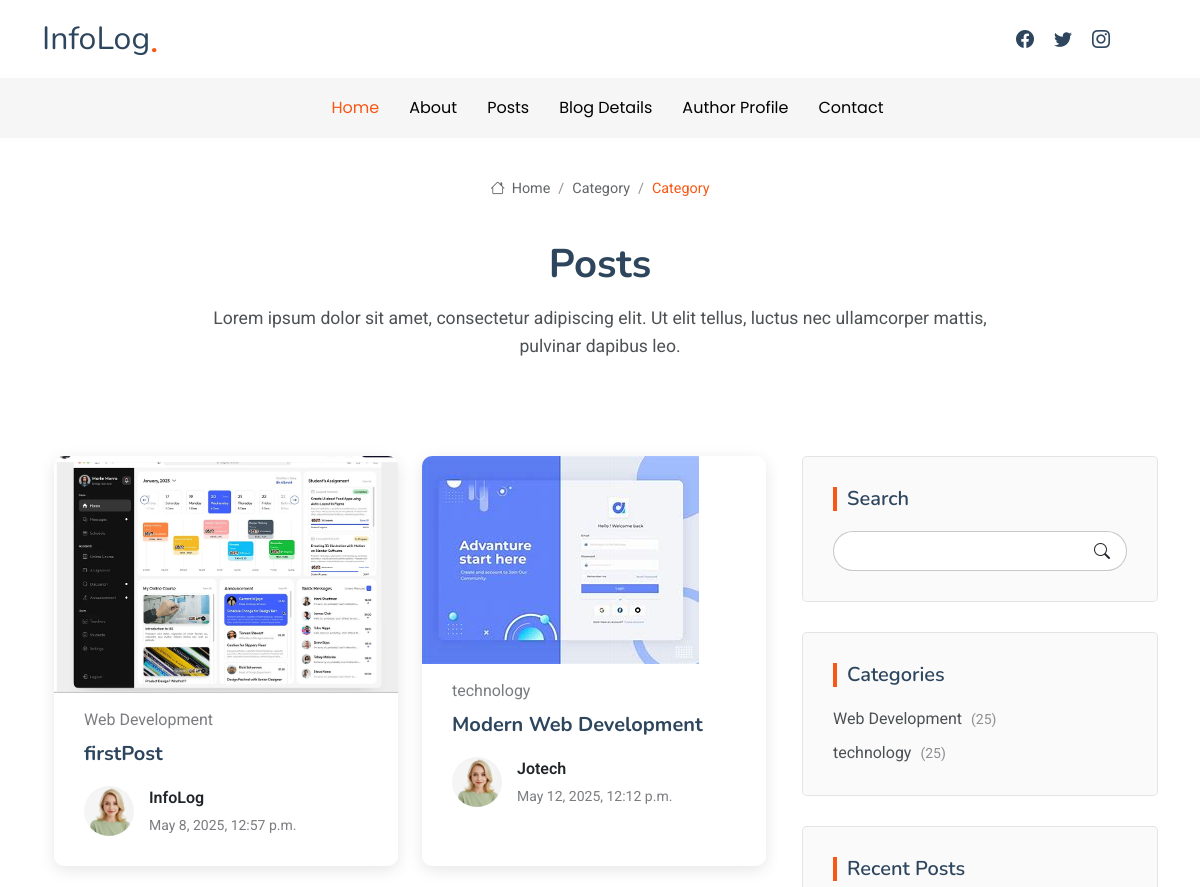
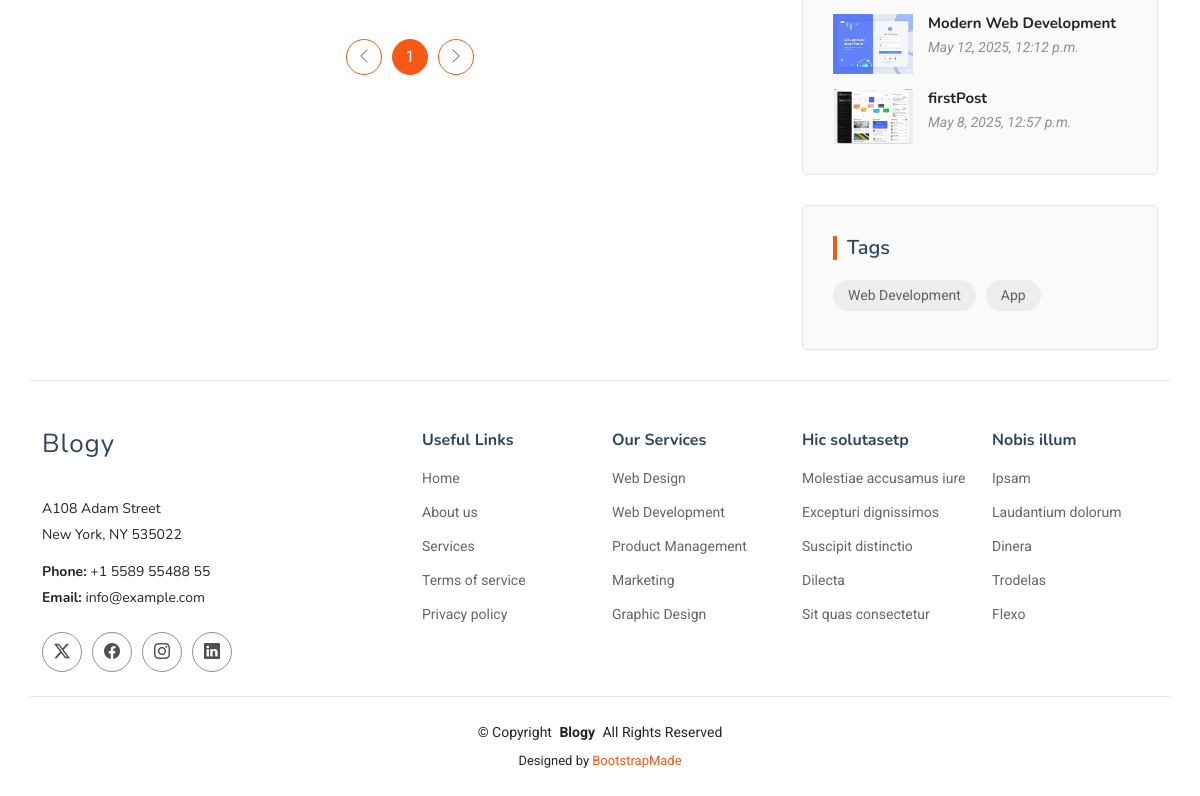
/category/?page=2, run on an earlier commit of the app's database (2 pictures, top to bottom).
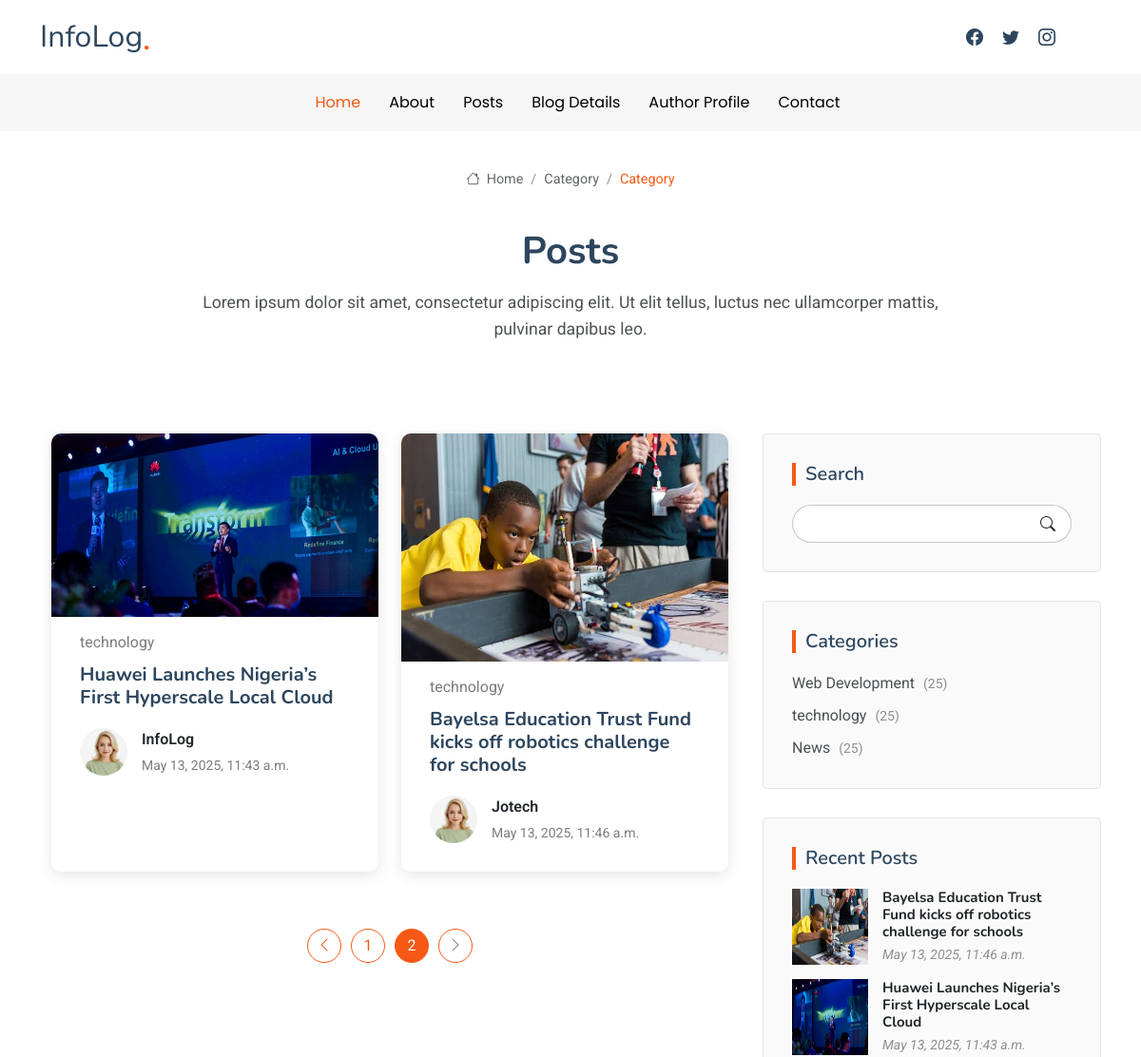
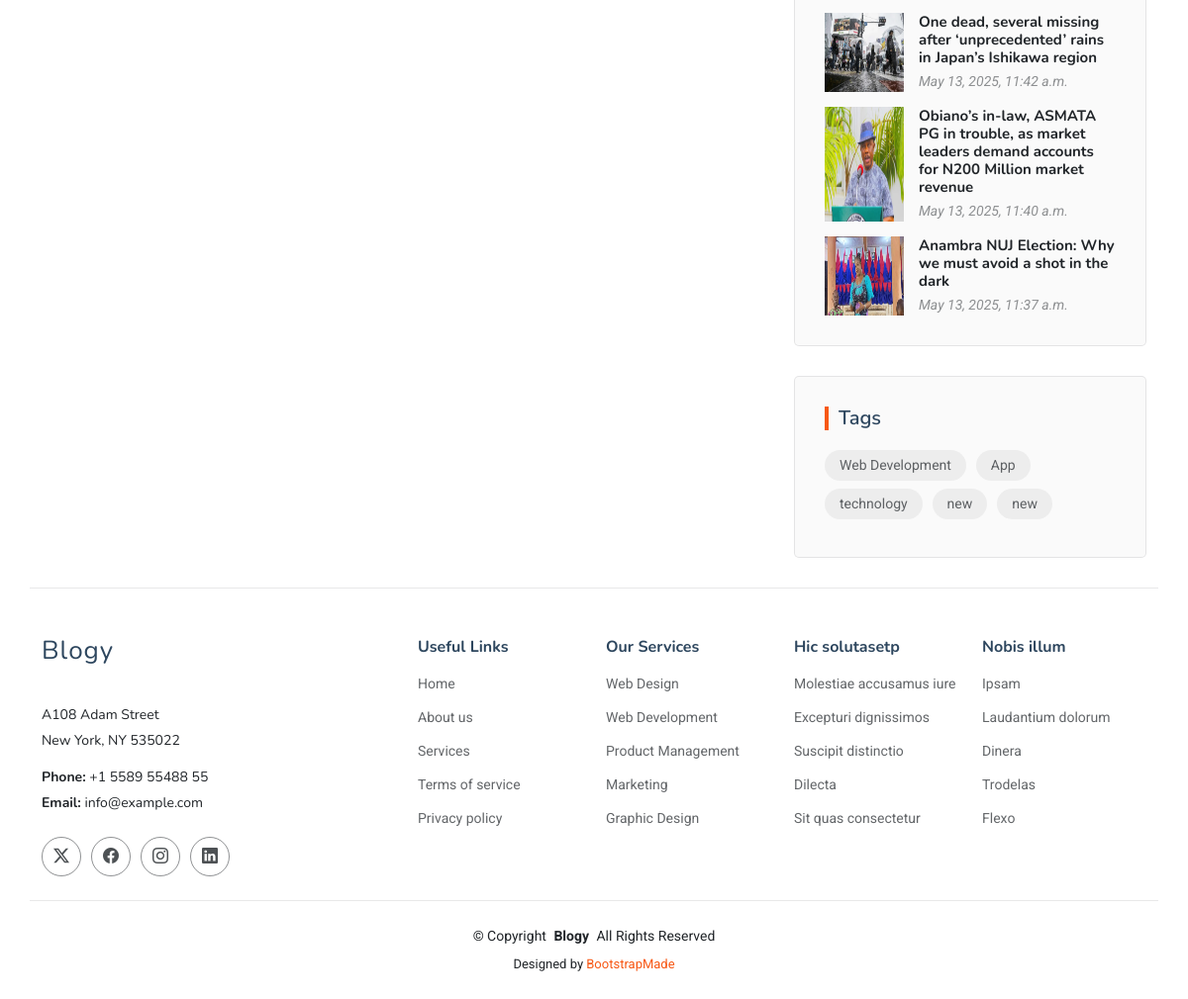
And on a later commit of the database (2 pictures, top to bottom).
### blog/models.py (models this page shows, shortened)
class Posts(models.Model):
    author = models.CharField(max_length=100)
    title = models.CharField(max_length=200)
    content = models.TextField()
    image = models.ImageField(upload_to='posts/', blank=True, null=True)
    tags = models.ManyToManyField(Tag)
    category = models.ForeignKey(Category, related_name='posts', on_delete=models.CASCADE)
    date_posted = models.DateTimeField(auto_now_add=True)

class Category(models.Model):
    name = models.CharField(max_length=255)
    def __str__(self):
        return self.name

class Tag(models.Model):
    name = models.CharField(max_length=50)

### blog/views.py (the view)
# urls.py: path("category/", views.category, name="category"),
def category(request):
    posts = Posts.objects.all().order_by('id')
    category = Category.objects.all()
    tag = Tag.objects.all()
    recent_posts = Posts.objects.order_by('-id')[:5]
    paginator = Paginator(posts, 6)
    pageNumber = request.GET.get('page')
    pageObj = paginator.get_page(pageNumber)
    return render(request, 'blog/category.html',
                  {'posts' : posts,
                  'category' : category,
                  'pageObj' : pageObj,
                  'tag': tag,
                  'recent_posts': recent_posts
                  })

### blog/templates/blog/category.html
{% extends "blog/base.html"%}
{% load static %}
{% block content %}
<body class="category-page">
  <main class="main">
    <div class="page-title position-relative">
      <div class="breadcrumbs">
        <nav aria-label="breadcrumb">
          <ol class="breadcrumb">
            <li class="breadcrumb-item"><a href=" {% url "home" %}"><i class="bi bi-house"></i> Home</a></li>
            <li class="breadcrumb-item"><a href="{% url "category" %}">Category</a></li>
            <li class="breadcrumb-item active current">Category</li>
          </ol>
        </nav>
      </div>
      <div class="title-wrapper">
        <h1> Posts</h1>
        <p>Lorem ipsum dolor sit amet, consectetur adipiscing elit. Ut elit tellus, luctus nec ullamcorper mattis, pulvinar dapibus leo.</p>
      </div>
    </div>
    <div class="container">
      <div class="row">
        <div class="col-lg-8">
          <section id="category-postst" class="category-postst section">
            <div class="container" data-aos="fade-up" data-aos-delay="100">
              <div class="row gy-4">
                {% for post in pageObj  %}
                <div class="col-lg-6">
                  <article>
                    <div class="post-img">
                      {% if post.image %}
                      <img src="{{ post.image.url}}" alt="{{post.title}}" class="img-fluid">
                      {% endif %}
                    </div>
                    <p class="post-category">{{post.category}}</p>
                    <h2 class="title">
                      <a href="{% url "blog_details" post.id %}">{{post.title}}</a>
                    </h2>
                    <div class="d-flex align-items-center">
                      <img src="{% static "blog/img/person/person-f-12.webp" %}" alt="" class="img-fluid post-author-img flex-shrink-0">
                      <div class="post-meta">
                        <p class="post-author">{{post.author}}</p>
                        <p class="post-date">
                          <time datetime="2022-01-01">{{post.date_posted}}</time>
                        </p>
                      </div>
                    </div>
                  </article>
                </div>
                {% endfor %}
              </div>
            </div>
          </section>
          <section id="pagination-2" class="pagination-2 section">
            <div class="container">
              <div class="d-flex justify-content-center">
                <ul>
                   {% if pageObj.has_previous %}
                    <li><a href="?page={{ pageObj.previous_page_number }}"><i class="bi bi-chevron-left"></i></a></li>
                  {% else %}
                    <li class="disabled"><a><i class="bi bi-chevron-left"></i></a></li>
                  {% endif %}
                  {% for num in pageObj.paginator.page_range %}
                    {% if pageObj.number == num %}
                      <li><a class="active" href="?page={{ num }}">{{ num }}</a></li>
                    {% elif num > pageObj.number|add:'-3' and num < pageObj.number|add:'3' %}
                      <li><a href="?page={{ num }}">{{ num }}</a></li>
                    {% elif num == 1 or num == pageObj.paginator.num_pages %}
                      <li><a href="?page={{ num }}">{{ num }}</a></li>
                    {% elif forloop.first or forloop.last %}
                      <li>...</li>
                    {% endif %}
                  {% endfor %}
                  {% if pageObj.has_next %}
                    <li><a href="?page={{ pageObj.next_page_number }}"><i class="bi bi-chevron-right"></i></a></li>
                  {% else %}
                    <li class="disabled"><a><i class="bi bi-chevron-right"></i></a></li>
                  {% endif %}
                </ul>
              </div>
            </div>
          </section>
        </div>
        <div class="col-lg-4 sidebar">
          <div class="widgets-container" data-aos="fade-up" data-aos-delay="200">
            <div class="search-widget widget-item">
              <h3 class="widget-title">Search</h3>
              <form action="{% url "search_results" %}" method="GET">
                <input type="text" name="q">
                <button type="submit" title="Search"><i class="bi bi-search"></i></button>
              </form>
            </div>
            <div class="categories-widget widget-item">
              <h3 class="widget-title">Categories</h3>
              <ul class="mt-3">
                {% for category in category  %}
                <li><a href="#">{{category.name}} <span>(25)</span></a></li>
                {% endfor %}
              </ul>
            </div>
            <div class="recent-posts-widget widget-item">
              <h3 class="widget-title">Recent Posts</h3>
                {% for recent_posts in recent_posts  %}
              <div class="post-item">
                {% if recent_posts.image.url %}
                <img src="{{recent_posts.image.url}}" alt="{{recent_posts.title}}" class="flex-shrink-0">
                {% endif %}
                <div>
                  <h4><a href="{% url "blog_details" recent_posts.id %}">{{recent_posts.title}}</a></h4>
                  <time datetime="2020-01-01">{{recent_posts.date_posted}}</time>
                </div>
              </div>
              {% endfor %}
            </div>
            <div class="tags-widget widget-item">
              <h3 class="widget-title">Tags</h3>
              <ul>
                {% for tag in tag %}
                <li><a href="#">{{tag.name}}</a></li>
                {% endfor %}
              </ul>
            </div>
          </div>
        </div>
      </div>
    </div>
  </main>
</body>
{% endblock %}

### blog/templates/blog/base.html (shortened to what this page needs)
{% load static %}
<!DOCTYPE html>
<html lang="en">
<head>
  <link href="{% static "blog/vendor/bootstrap/css/bootstrap.min.css" %}" rel="stylesheet">
  <link href="{% static "blog/vendor/bootstrap-icons/bootstrap-icons.css" %}" rel="stylesheet">
  <link href="{% static "blog/vendor/aos/aos.css"%}" rel="stylesheet">
  <link href="{% static "blog/vendor/swiper/swiper-bundle.min.css" %}" rel="stylesheet">
  <link href="{% static "blog/vendor/glightbox/css/glightbox.min.css" %}" rel="stylesheet">
  <link href="{% static "blog/css/main.css" %}" rel="stylesheet">
</head>
<body class="index-page">
  <header id="header" class="header position-relative">
    <div class="container-fluid container-xl position-relative">
      <div class="top-row d-flex align-items-center justify-content-between">
        <a href="index.html" class="logo d-flex align-items-end">
          <h1 class="sitename">InfoLog</h1><span>.</span>
        </a>
        <div class="d-flex align-items-center">
          <div class="social-links">
            <a href="#" class="facebook"><i class="bi bi-facebook"></i></a>
            <a href="#" class="twitter"><i class="bi bi-twitter"></i></a>
            <a href="#" class="instagram"><i class="bi bi-instagram"></i></a>
          </div>
        </div>
      </div>
    </div>
    <div class="nav-wrap">
      <div class="container d-flex justify-content-center position-relative">
        <nav id="navmenu" class="navmenu">
          <ul>
            <li><a href="{% url 'home' %}" class="active">Home</a></li>
            <li><a href="{% url 'about' %}">About</a></li>
            <li><a href="{% url "category" %}">Posts</a></li>
            <li><a href="{% url "blog_details" pk=1 %}">Blog Details</a></li>
            <li><a href="{% url "author_profile" %}">Author Profile</a></li>
            <li><a href="{% url 'contact' %}">Contact</a></li>
          </ul>
        </nav>
      </div>
    </div>
  </header>
  {% block content %}
  {% endblock %}
  <footer id="footer" class="footer">
    <div class="container footer-top">
      <div class="row gy-4">
        <div class="col-lg-4 col-md-6 footer-about">
          <a href="index.html" class="logo d-flex align-items-center">
            <span class="sitename">Blogy</span>
          </a>
          <div class="footer-contact pt-3">
            <p>A108 Adam Street</p>
            <p>New York, NY 535022</p>
            <p class="mt-3"><strong>Phone:</strong> <span>+1 5589 55488 55</span></p>
            <p><strong>Email:</strong> <span>info@example.com</span></p>
          </div>
          <div class="social-links d-flex mt-4">
            <a href=""><i class="bi bi-twitter-x"></i></a>
            <a href=""><i class="bi bi-facebook"></i></a>
            <a href=""><i class="bi bi-instagram"></i></a>
            <a href=""><i class="bi bi-linkedin"></i></a>
          </div>
        </div>
        <div class="col-lg-2 col-md-3 footer-links">
          <h4>Useful Links</h4>
          <ul>
            <li><a href="#">Home</a></li>
            <li><a href="#">About us</a></li>
            <li><a href="#">Services</a></li>
            <li><a href="#">Terms of service</a></li>
            <li><a href="#">Privacy policy</a></li>
          </ul>
        </div>
        <div class="col-lg-2 col-md-3 footer-links">
          <h4>Our Services</h4>
          <ul>
            <li><a href="#">Web Design</a></li>
            <li><a href="#">Web Development</a></li>
            <li><a href="#">Product Management</a></li>
            <li><a href="#">Marketing</a></li>
            <li><a href="#">Graphic Design</a></li>
          </ul>
        </div>
        <div class="col-lg-2 col-md-3 footer-links">
          <h4>Hic solutasetp</h4>
          <ul>
            <li><a href="#">Molestiae accusamus iure</a></li>
            <li><a href="#">Excepturi dignissimos</a></li>
            <li><a href="#">Suscipit distinctio</a></li>
            <li><a href="#">Dilecta</a></li>
            <li><a href="#">Sit quas consectetur</a></li>
          </ul>
        </div>
        <div class="col-lg-2 col-md-3 footer-links">
          <h4>Nobis illum</h4>
          <ul>
            <li><a href="#">Ipsam</a></li>
            <li><a href="#">Laudantium dolorum</a></li>
            <li><a href="#">Dinera</a></li>
            <li><a href="#">Trodelas</a></li>
            <li><a href="#">Flexo</a></li>
          </ul>
        </div>
      </div>
    </div>
    <div class="container copyright text-center mt-4">
      <p>© <span>Copyright</span> <strong class="px-1 sitename">Blogy</strong> <span>All Rights Reserved</span></p>
      <div class="credits">
        Designed by <a href="https://bootstrapmade.com/">BootstrapMade</a>
      </div>
    </div>
  </footer>
</body>
</html>

What changed in the data, as far as the page shows it:
no longer on this page (row unchanged): Posts: image (picture), category "Web Development", title "firstPost", author "InfoLog", date_posted "May 8, 2025, 12:57 p.m."
no longer on this page (row unchanged): Posts: image (picture), category "technology", title "Modern Web Development", author "Jotech", date_posted "May 12, 2025, 12:12 p.m."
added Posts: image (picture), category "technology", title "Huawei Launches Nigeria’s First Hyperscale Local Cloud", author "InfoLog", date_posted "May 13, 2025, 11:43 a.m."
added Posts: image (picture), category "technology", title "Bayelsa Education Trust Fund kicks off robotics challenge for schools", author "Jotech", date_posted "May 13, 2025, 11:46 a.m."
added Category: name "News"
added Posts: image (picture), title "One dead, several missing after ‘unprecedented’ rains in Japan’s Ishikawa region", date_posted "May 13, 2025, 11:42 a.m.", shown under "Recent Posts"
added Posts: image (picture), title "Obiano’s in-law, ASMATA PG in trouble, as market leaders demand accounts for N200 Million market revenue", date_posted "May 13, 2025, 11:40 a.m.", shown under "Recent Posts"
added Posts: image (picture), title "Anambra NUJ Election: Why we must avoid a shot in the dark", date_posted "May 13, 2025, 11:37 a.m.", shown under "Recent Posts"
added Tag: name "technology"
added Tag: name "new"
added Tag: name "new"
Also different on the page:
list line gone: "1"
new list line: "1"
new list line: "2"
